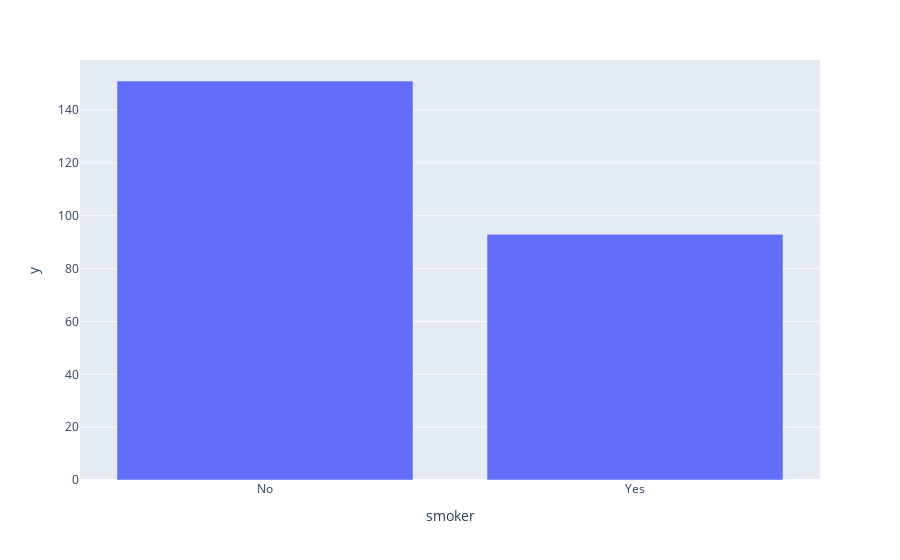

This figure's notebook cell:
### Code cell
px.bar(count, x=count.index, y=count.values)

### Figure 1 — Plotly figure (JSON) as saved in the notebook; plotly's stock layout.template omitted (floating-point values rounded to 4 significant figures)
{"data": [{"alignmentgroup": "True", "hovertemplate": "smoker=%{x}<br>y=%{y}<extra></extra>", "legendgroup": "", "marker": {"color": "#636efa", "pattern": {"shape": ""}}, "name": "", "offsetgroup": "", "orientation": "v", "showlegend": false, "textposition": "auto", "type": "bar", "x": ["No", "Yes"], "xaxis": "x", "y": [151, 93], "yaxis": "y"}], "layout": {"barmode": "relative", "legend": {"tracegroupgap": 0}, "margin": {"t": 60}, "xaxis": {"anchor": "y", "domain": [0, 1], "title": {"text": "smoker"}}, "yaxis": {"anchor": "x", "domain": [0, 1], "title": {"text": "y"}}}}
